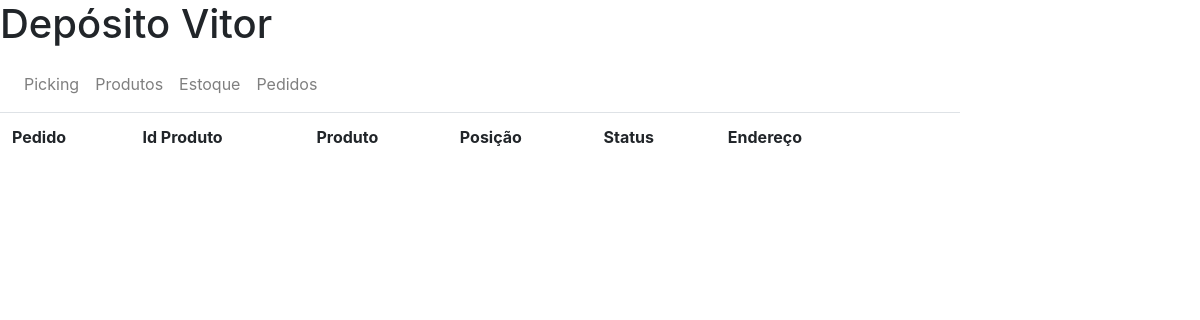
Before: / with the older database file.
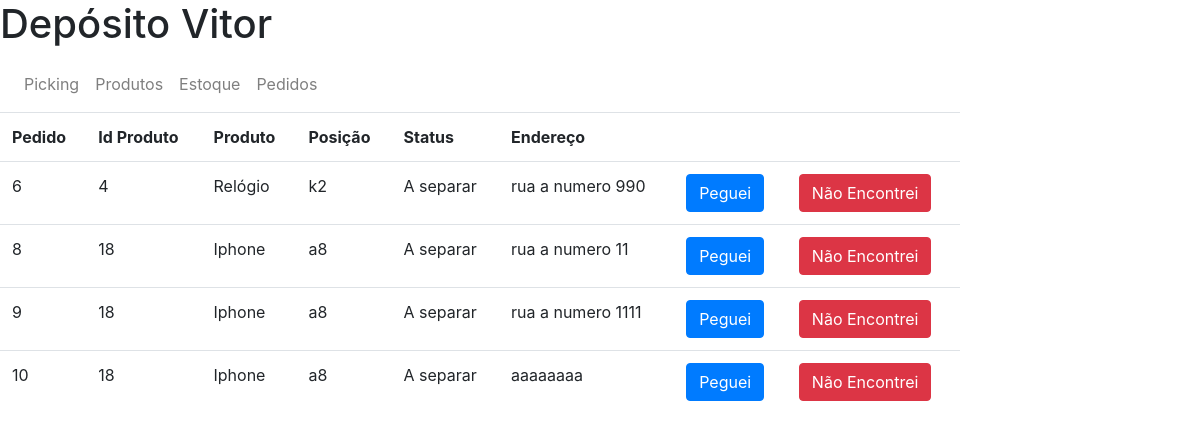
After: the same page with the newer database file.
### deposito/models.py (models this page shows, shortened)
class Pedido_item (models.Model):
    STATUS_CHOICES = [
        ('0', 'A separar'),
        ('1', 'Separado'),
        ('2', 'Em Falta')
    ]
    produto = models.ForeignKey(Produto, on_delete=models.CASCADE)
    endereco_destino = models.CharField(max_length=1023)
    status = models.CharField(max_length=1, choices=STATUS_CHOICES, default='0')
    created = models.DateTimeField(auto_now_add=True)
    updated = models.DateTimeField(auto_now=True)

class Produto (models.Model):
    nome = models.CharField(max_length=255, unique=True)
    categoria = models.CharField(max_length=255)

class Produto_posicao (models.Model):
    produto = models.ForeignKey(Produto, on_delete=models.CASCADE)
    posicao = models.CharField(max_length=31)
    quantidade = models.IntegerField()
    updated = models.DateTimeField(auto_now=True)

### deposito/views.py (the view)
# urls.py: path('', views.InitPicking.as_view(), name="picking"),
class InitPicking (ListView):
    def get(self, request, *args, **kwargs):
        pedidos = Pedido_item.objects.all().order_by('id').filter(status = '0')
        for pedido in pedidos:
            posicao = Produto_posicao.objects.filter(produto=pedido.produto).exclude(quantidade=0).order_by('posicao').first()
            pedido.posicao = posicao
        context = {'pedidos': pedidos}
        return render(request, "deposito/picking.html", context=context)

### deposito/templates/deposito/picking.html (shortened to what this page needs)
{% extends "deposito/base.html"%}
{% block content %}
    <table class="table"  style="width:80% ">
        <tr>
            <th>Pedido</th>
            <th>Id Produto</th>
            <th>Produto</th>
            <th>Posição</th>
            <th>Status</th>
            <th>Endereço</th>
            <th></th>
            <th></th>
        </tr>
        {% for item in pedidos %}
        <tr>
            <td>{{ item.id }}</td>
            <td>{{ item.produto.id}}</td>
            <td>{{ item.produto.nome}}</td>
            <td>{{ item.posicao.posicao}}</td>
            <td>{{item.get_status_display}}</td>
            <td>{{item.endereco_destino}}</td>
            <td>
                <a href="/peguei-pedido/{{ item.id }}">
                    <button class="btn btn-primary">Peguei</button>
                </a>
            </td>
            <td>
                <a href="/nao-encontrei/{{ item.id }}">
                    <button class="btn btn-danger">Não Encontrei</button>
                </a>
            </td>
        </tr>
        {% endfor %}
    </table>
{% endblock %}

### deposito/templates/deposito/base.html (shortened to what this page needs)
{% load static %}
<!DOCTYPE html>
<head>
    <link ref="stylesheet" type="text/css" href="{% static 'css/deposito.css' %}"/>
    <link rel="stylesheet" href="https://maxcdn.bootstrapcdn.com/bootstrap/4.0.0/css/bootstrap.min.css">
</head>
<body>
    <header>
        <h1>Depósito Vitor</h1>
    </header>
    <nav class="navbar navbar-expand-lg navbar-light">
        <div class="collapse navbar-collapse" id="navbarSupportedContent">
            <ul class="navbar-nav mr-auto">
                <li class="nav-item">
                    <a class="nav-link" href="/">Picking</a>
                </li>
                <li class="nav-item">
                    <a class="nav-link" href="/produtos">Produtos</a>
                </li>
                <li class="nav-item">
                    <a class="nav-link" href="/estoque">Estoque</a>
                </li>
                <li class="nav-item">
                    <a class="nav-link" href="/pedidos">Pedidos</a>
                </li>
            </ul>
        </div>
    </nav>
    <main>
        {% block content %}
        {% endblock %}
    </main>
</body>
</html>

Changed rows visible on the page:
added Pedido_item: id "6", produto.id "4", produto.nome "Relógio", posicao.posicao "k2", status "A separar", endereco_destino "rua a numero 990"
added Pedido_item: id "8", produto.id "18", produto.nome "Iphone", posicao.posicao "a8", status "A separar", endereco_destino "rua a numero 11"
added Pedido_item: id "9", produto.id "18", produto.nome "Iphone", posicao.posicao "a8", status "A separar", endereco_destino "rua a numero 1111"
added Pedido_item: id "10", produto.id "18", produto.nome "Iphone", posicao.posicao "a8", status "A separar", endereco_destino "aaaaaaaa"
